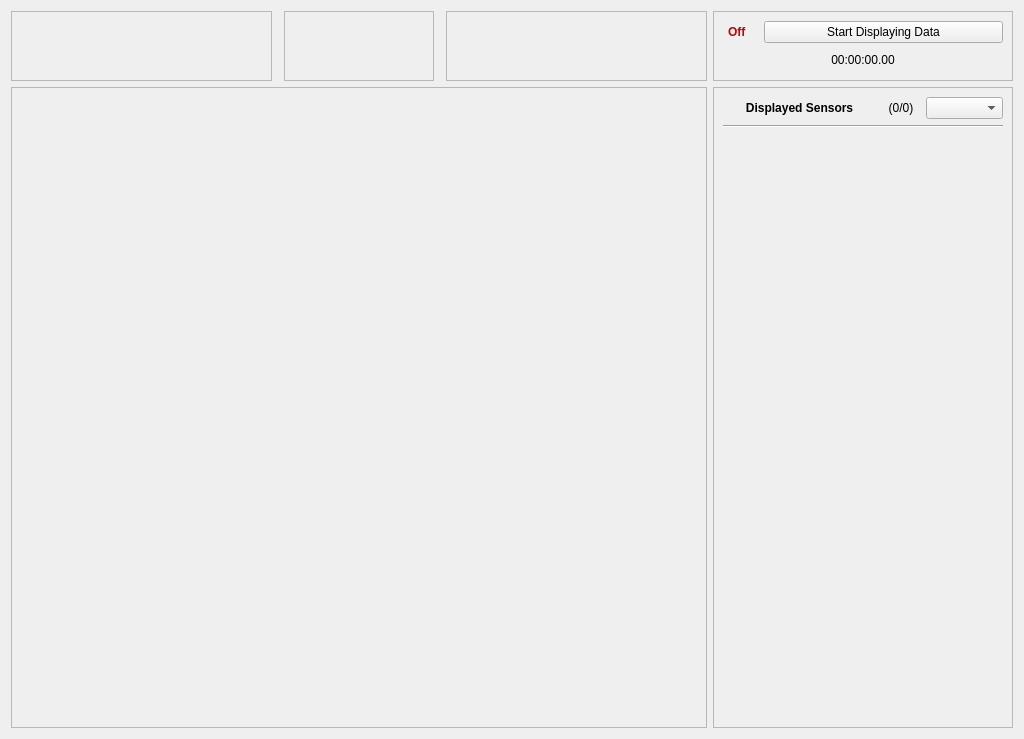
<?xml version="1.0" encoding="UTF-8"?>
<ui version="4.0">
 <class>Data_Collection</class>
 <widget class="QWidget" name="Data_Collection">
  <property name="geometry">
   <rect>
    <x>0</x>
    <y>0</y>
    <width>1024</width>
    <height>739</height>
   </rect>
  </property>
  <property name="windowTitle">
   <string>Form</string>
  </property>
  <property name="styleSheet">
   <string notr="true"/>
  </property>
  <layout class="QGridLayout" name="gridLayout">
   <item row="3" column="0" colspan="5">
    <widget class="QScrollArea" name="SpeedAndTorqueGraphs">
     <property name="sizePolicy">
      <sizepolicy hsizetype="Expanding" vsizetype="Expanding">
       <horstretch>0</horstretch>
       <verstretch>0</verstretch>
      </sizepolicy>
     </property>
     <property name="styleSheet">
      <string notr="true"/>
     </property>
     <property name="widgetResizable">
      <bool>true</bool>
     </property>
     <widget class="QWidget" name="SpeedAndTorqueGraphContents">
      <property name="geometry">
       <rect>
        <x>0</x>
        <y>0</y>
        <width>698</width>
        <height>642</height>
       </rect>
      </property>
      <property name="layoutDirection">
       <enum>Qt::LeftToRight</enum>
      </property>
     </widget>
    </widget>
   </item>
   <item row="0" column="5">
    <widget class="QFrame" name="frame_displayingBox">
     <property name="sizePolicy">
      <sizepolicy hsizetype="Preferred" vsizetype="Preferred">
       <horstretch>0</horstretch>
       <verstretch>0</verstretch>
      </sizepolicy>
     </property>
     <property name="styleSheet">
      <string notr="true"/>
     </property>
     <property name="frameShape">
      <enum>QFrame::StyledPanel</enum>
     </property>
     <property name="frameShadow">
      <enum>QFrame::Sunken</enum>
     </property>
     <layout class="QVBoxLayout" name="verticalLayout_2">
      <item>
       <layout class="QHBoxLayout" name="horizontalLayout">
        <item>
         <widget class="QLabel" name="indicator_onOrOff">
          <property name="minimumSize">
           <size>
            <width>35</width>
            <height>0</height>
           </size>
          </property>
          <property name="maximumSize">
           <size>
            <width>35</width>
            <height>16777215</height>
           </size>
          </property>
          <property name="font">
           <font>
            <weight>75</weight>
            <bold>true</bold>
           </font>
          </property>
          <property name="text">
           <string>&lt;html&gt;&lt;head/&gt;&lt;body&gt;&lt;p&gt;&lt;span style=&quot; color:#c70000;&quot;&gt;Off&lt;/span&gt;&lt;/p&gt;&lt;/body&gt;&lt;/html&gt;</string>
          </property>
          <property name="indent">
           <number>5</number>
          </property>
         </widget>
        </item>
        <item>
         <widget class="QPushButton" name="button_display">
          <property name="styleSheet">
           <string notr="true"/>
          </property>
          <property name="text">
           <string>Start Displaying Data</string>
          </property>
          <property name="checkable">
           <bool>true</bool>
          </property>
         </widget>
        </item>
       </layout>
      </item>
      <item>
       <widget class="QLabel" name="label_timeElapsed">
        <property name="text">
         <string>00:00:00.00</string>
        </property>
        <property name="alignment">
         <set>Qt::AlignCenter</set>
        </property>
       </widget>
      </item>
     </layout>
    </widget>
   </item>
   <item row="3" column="5">
    <widget class="QScrollArea" name="scrollable_enabledSensors">
     <property name="sizePolicy">
      <sizepolicy hsizetype="Expanding" vsizetype="Expanding">
       <horstretch>0</horstretch>
       <verstretch>0</verstretch>
      </sizepolicy>
     </property>
     <property name="minimumSize">
      <size>
       <width>300</width>
       <height>0</height>
      </size>
     </property>
     <property name="maximumSize">
      <size>
       <width>300</width>
       <height>16777215</height>
      </size>
     </property>
     <property name="styleSheet">
      <string notr="true"/>
     </property>
     <property name="widgetResizable">
      <bool>true</bool>
     </property>
     <widget class="QWidget" name="scrollAreaWidgetContents_2">
      <property name="geometry">
       <rect>
        <x>0</x>
        <y>0</y>
        <width>298</width>
        <height>642</height>
       </rect>
      </property>
      <layout class="QGridLayout" name="gridLayout_2">
       <item row="1" column="0">
        <widget class="Line" name="line_3">
         <property name="orientation">
          <enum>Qt::Horizontal</enum>
         </property>
        </widget>
       </item>
       <item row="0" column="0">
        <layout class="QHBoxLayout" name="horizontalLayout_3">
         <item>
          <widget class="QLabel" name="label_enabledSensors">
           <property name="sizePolicy">
            <sizepolicy hsizetype="Preferred" vsizetype="Preferred">
             <horstretch>4</horstretch>
             <verstretch>0</verstretch>
            </sizepolicy>
           </property>
           <property name="font">
            <font>
             <weight>75</weight>
             <bold>true</bold>
            </font>
           </property>
           <property name="text">
            <string>Displayed Sensors</string>
           </property>
           <property name="alignment">
            <set>Qt::AlignCenter</set>
           </property>
          </widget>
         </item>
         <item>
          <widget class="QLabel" name="label_activeSensorCount">
           <property name="sizePolicy">
            <sizepolicy hsizetype="Preferred" vsizetype="Preferred">
             <horstretch>1</horstretch>
             <verstretch>0</verstretch>
            </sizepolicy>
           </property>
           <property name="text">
            <string>(0/0)</string>
           </property>
           <property name="alignment">
            <set>Qt::AlignCenter</set>
           </property>
          </widget>
         </item>
         <item>
          <widget class="QComboBox" name="comboBox_graphDimension">
           <property name="sizePolicy">
            <sizepolicy hsizetype="Preferred" vsizetype="Fixed">
             <horstretch>2</horstretch>
             <verstretch>0</verstretch>
            </sizepolicy>
           </property>
           <property name="toolTip">
            <string>Graph display dimensions</string>
           </property>
           <property name="editable">
            <bool>false</bool>
           </property>
           <property name="currentText">
            <string/>
           </property>
           <property name="frame">
            <bool>true</bool>
           </property>
          </widget>
         </item>
        </layout>
       </item>
       <item row="2" column="0">
        <spacer name="verticalSpacer_2">
         <property name="orientation">
          <enum>Qt::Vertical</enum>
         </property>
         <property name="sizeHint" stdset="0">
          <size>
           <width>20</width>
           <height>40</height>
          </size>
         </property>
        </spacer>
       </item>
      </layout>
     </widget>
    </widget>
   </item>
   <item row="0" column="4">
    <widget class="QScrollArea" name="HumidityAndPressure">
     <property name="enabled">
      <bool>true</bool>
     </property>
     <property name="sizePolicy">
      <sizepolicy hsizetype="Expanding" vsizetype="Minimum">
       <horstretch>0</horstretch>
       <verstretch>0</verstretch>
      </sizepolicy>
     </property>
     <property name="sizeIncrement">
      <size>
       <width>0</width>
       <height>0</height>
      </size>
     </property>
     <property name="styleSheet">
      <string notr="true"/>
     </property>
     <property name="widgetResizable">
      <bool>true</bool>
     </property>
     <widget class="QWidget" name="HumidityAndPressureContents">
      <property name="geometry">
       <rect>
        <x>0</x>
        <y>0</y>
        <width>261</width>
        <height>69</height>
       </rect>
      </property>
      <property name="layoutDirection">
       <enum>Qt::LeftToRight</enum>
      </property>
     </widget>
    </widget>
   </item>
   <item row="0" column="0">
    <widget class="QScrollArea" name="TempMeasurements">
     <property name="enabled">
      <bool>true</bool>
     </property>
     <property name="sizePolicy">
      <sizepolicy hsizetype="Expanding" vsizetype="Minimum">
       <horstretch>0</horstretch>
       <verstretch>0</verstretch>
      </sizepolicy>
     </property>
     <property name="sizeIncrement">
      <size>
       <width>0</width>
       <height>0</height>
      </size>
     </property>
     <property name="styleSheet">
      <string notr="true"/>
     </property>
     <property name="widgetResizable">
      <bool>true</bool>
     </property>
     <widget class="QWidget" name="TempMeasurementsContents">
      <property name="geometry">
       <rect>
        <x>0</x>
        <y>0</y>
        <width>261</width>
        <height>69</height>
       </rect>
      </property>
      <property name="layoutDirection">
       <enum>Qt::LeftToRight</enum>
      </property>
     </widget>
    </widget>
   </item>
   <item row="0" column="2">
    <widget class="QScrollArea" name="Power">
     <property name="enabled">
      <bool>true</bool>
     </property>
     <property name="sizePolicy">
      <sizepolicy hsizetype="Minimum" vsizetype="Minimum">
       <horstretch>0</horstretch>
       <verstretch>0</verstretch>
      </sizepolicy>
     </property>
     <property name="minimumSize">
      <size>
       <width>150</width>
       <height>0</height>
      </size>
     </property>
     <property name="sizeIncrement">
      <size>
       <width>0</width>
       <height>0</height>
      </size>
     </property>
     <property name="baseSize">
      <size>
       <width>0</width>
       <height>0</height>
      </size>
     </property>
     <property name="styleSheet">
      <string notr="true"/>
     </property>
     <property name="widgetResizable">
      <bool>true</bool>
     </property>
     <widget class="QWidget" name="PowerContents">
      <property name="geometry">
       <rect>
        <x>0</x>
        <y>0</y>
        <width>148</width>
        <height>69</height>
       </rect>
      </property>
      <property name="layoutDirection">
       <enum>Qt::LeftToRight</enum>
      </property>
     </widget>
    </widget>
   </item>
  </layout>
 </widget>
 <resources/>
 <connections/>
</ui>
